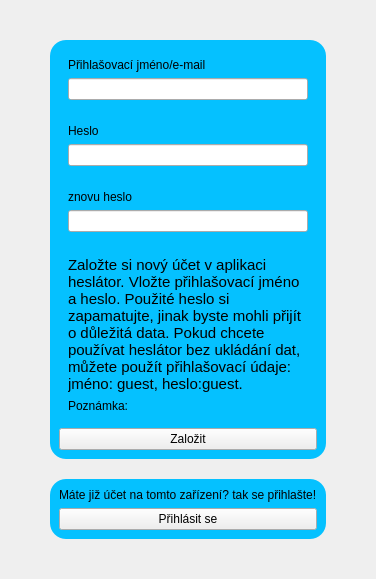
      <widget class="QWidget" name="zalozeni">
       <layout class="QGridLayout" name="gridLayout_24">
        <property name="leftMargin">
         <number>0</number>
        </property>
        <property name="topMargin">
         <number>0</number>
        </property>
        <property name="rightMargin">
         <number>0</number>
        </property>
        <property name="bottomMargin">
         <number>0</number>
        </property>
        <property name="spacing">
         <number>0</number>
        </property>
        <item row="0" column="0">
         <widget class="QWidget" name="widget_65" native="true">
          <layout class="QGridLayout" name="gridLayout_25">
           <property name="leftMargin">
            <number>50</number>
           </property>
           <property name="topMargin">
            <number>40</number>
           </property>
           <property name="rightMargin">
            <number>50</number>
           </property>
           <property name="bottomMargin">
            <number>40</number>
           </property>
           <property name="spacing">
            <number>20</number>
           </property>
           <item row="0" column="0">
            <widget class="QWidget" name="widget_66" native="true">
             <property name="styleSheet">
              <string notr="true">#widget_66{
 background-color: #05C1FF;
    border-radius: 16px;
}</string>
             </property>
             <layout class="QVBoxLayout" name="verticalLayout_39">
              <item>
               <widget class="QWidget" name="widget_68" native="true">
                <layout class="QVBoxLayout" name="verticalLayout_40">
                 <item>
                  <widget class="QLabel" name="label_24">
                   <property name="text">
                    <string>Přihlašovací jméno/e-mail</string>
                   </property>
                  </widget>
                 </item>
                 <item>
                  <widget class="QLineEdit" name="zalozeni_lineEdit_jmeno"/>
                 </item>
                </layout>
               </widget>
              </item>
              <item>
               <widget class="QWidget" name="widget_70" native="true">
                <layout class="QVBoxLayout" name="verticalLayout_41">
                 <item>
                  <widget class="QLabel" name="label_26">
                   <property name="text">
                    <string>Heslo</string>
                   </property>
                  </widget>
                 </item>
                 <item>
                  <widget class="QLineEdit" name="zalozeni_lineEdit_heslo"/>
                 </item>
                </layout>
               </widget>
              </item>
              <item>
               <widget class="QWidget" name="widget_69" native="true">
                <layout class="QVBoxLayout" name="verticalLayout_42">
                 <item>
                  <widget class="QLabel" name="label_25">
                   <property name="text">
                    <string>znovu heslo</string>
                   </property>
                  </widget>
                 </item>
                 <item>
                  <widget class="QLineEdit" name="zalozeni_lineEdit_heslo_znovu"/>
                 </item>
                </layout>
               </widget>
              </item>
              <item>
               <widget class="QWidget" name="widget_71" native="true">
                <layout class="QVBoxLayout" name="verticalLayout_43">
                 <item>
                  <widget class="QLabel" name="label_29">
                   <property name="minimumSize">
                    <size>
                     <width>0</width>
                     <height>80</height>
                    </size>
                   </property>
                   <property name="styleSheet">
                    <string notr="true">QLabel{
font-size:9pt;
}</string>
                   </property>
                   <property name="text">
                    <string>&lt;!DOCTYPE HTML PUBLIC &quot;-//W3C//DTD HTML 4.0//EN&quot; &quot;http://www.w3.org/TR/REC-html40/strict.dtd&quot;&gt;
&lt;html&gt;&lt;head&gt;&lt;meta name=&quot;qrichtext&quot; content=&quot;1&quot; /&gt;&lt;meta charset=&quot;utf-8&quot; /&gt;&lt;style type=&quot;text/css&quot;&gt;
p, li { white-space: pre-wrap; }
hr { height: 1px; border-width: 0; }
li.unchecked::marker { content: &quot;\2610&quot;; }
li.checked::marker { content: &quot;\2612&quot;; }
&lt;/style&gt;&lt;/head&gt;&lt;body style=&quot; font-family:'Segoe UI'; font-size:9pt; font-weight:400; font-style:normal;&quot;&gt;
&lt;p style=&quot; margin-top:0px; margin-bottom:0px; margin-left:0px; margin-right:0px; -qt-block-indent:0; text-indent:0px;&quot;&gt;&lt;span style=&quot; font-size:11pt;&quot;&gt;Založte si nový účet v aplikaci heslátor. Vložte přihlašovací jméno a heslo. Použité heslo si zapamatujte, jinak byste mohli přijít o důležitá data. Pokud chcete používat heslátor bez ukládání dat, můžete použít přihlašovací údaje: jméno: guest, heslo:guest.&lt;/span&gt;&lt;/p&gt;&lt;/body&gt;&lt;/html&gt;</string>
                   </property>
                   <property name="wordWrap">
                    <bool>true</bool>
                   </property>
                  </widget>
                 </item>
                 <item>
                  <widget class="QLabel" name="zalozeni_label_poznamka">
                   <property name="text">
                    <string>Poznámka:</string>
                   </property>
                  </widget>
                 </item>
                </layout>
               </widget>
              </item>
              <item>
               <widget class="QPushButton" name="zalozeni_button_zalozit">
                <property name="text">
                 <string>Založit</string>
                </property>
               </widget>
              </item>
             </layout>
            </widget>
           </item>
           <item row="1" column="0">
            <widget class="QWidget" name="widget_67" native="true">
             <property name="styleSheet">
              <string notr="true">#widget_67{
 background-color: #05C1FF;
    border-radius: 16px;
}</string>
             </property>
             <layout class="QVBoxLayout" name="verticalLayout_38">
              <item alignment="Qt::AlignmentFlag::AlignHCenter">
               <widget class="QLabel" name="label_27">
                <property name="text">
                 <string>Máte již účet na tomto zařízení? tak se přihlašte!</string>
                </property>
               </widget>
              </item>
              <item>
               <widget class="QPushButton" name="zalozeni_button_do_prihlaseni">
                <property name="text">
                 <string>Přihlásit se</string>
                </property>
               </widget>
              </item>
             </layout>
            </widget>
           </item>
          </layout>
         </widget>
        </item>
       </layout>
      </widget>
